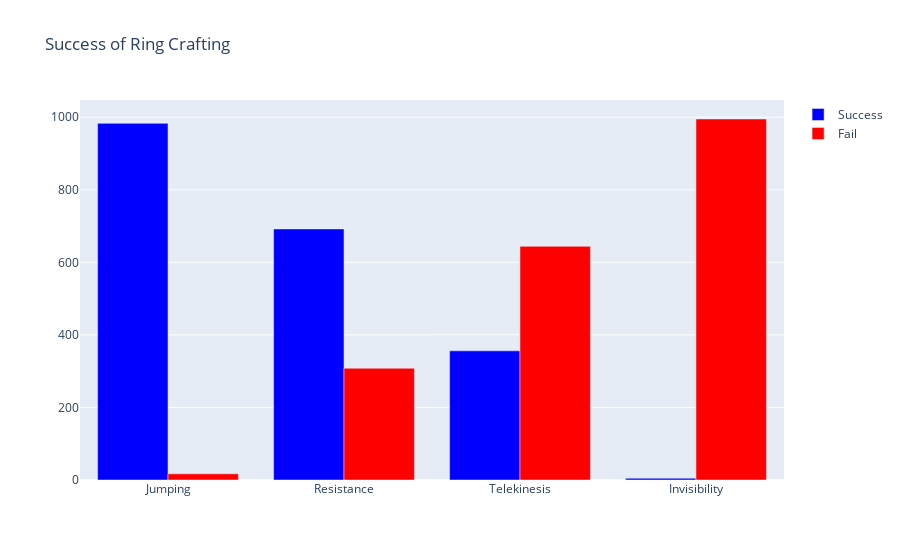

The notebook cell saved with this chart:
### Code cell
results_success = results.where( results["Success"] ).dropna().filter(items=["Item"]).value_counts().reset_index(name='Count')
results_fail = results.mask( results["Success"] ).dropna().filter(items=["Item"]).value_counts().reset_index(name='Count')

success_bars = go.Figure(data=[
    go.Bar(
        x=results_success["Item"],
        y=results_success["Count"],
        marker_color="Blue",
        name="Success"
    ),
    go.Bar(
        x=results_fail["Item"],
        y=results_fail["Count"],
        marker_color="Red",
        name="Fail"
    )
])
success_bars.update_layout(
    title_text='Success of Ring Crafting'
)

success_bars.show()

### Figure 1 — Plotly figure (JSON) as saved in the notebook; plotly's stock layout.template omitted (floating-point values rounded to 4 significant figures)
{"data": [{"marker": {"color": "Blue"}, "name": "Success", "type": "bar", "x": ["Jumping", "Resistance", "Telekinesis", "Invisibility"], "y": [983, 692, 356, 5]}, {"marker": {"color": "Red"}, "name": "Fail", "type": "bar", "x": ["Invisibility", "Telekinesis", "Resistance", "Jumping"], "y": [995, 644, 308, 17]}], "layout": {"title": {"text": "Success of Ring Crafting"}}}
